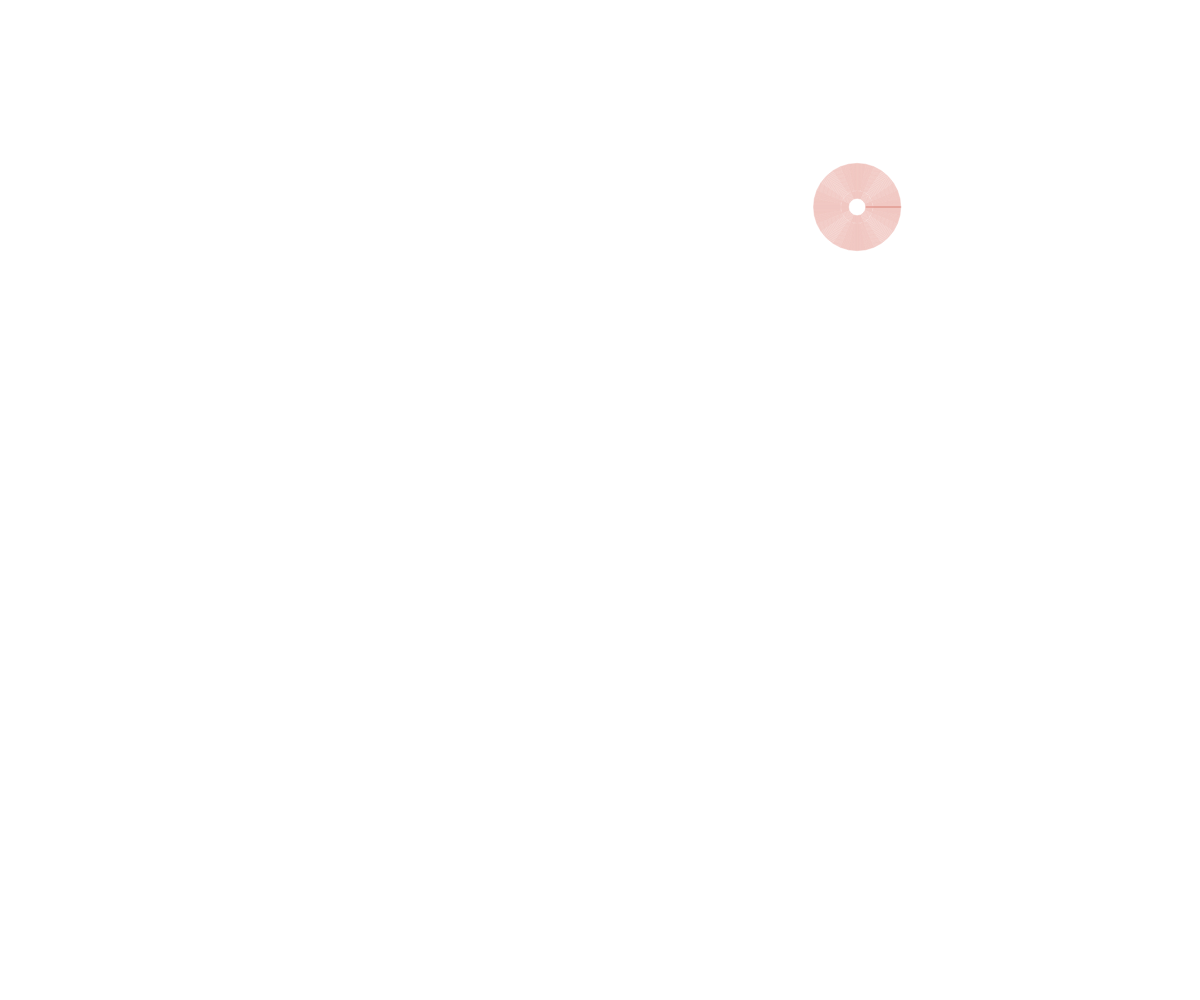
Frame 1 (no input)
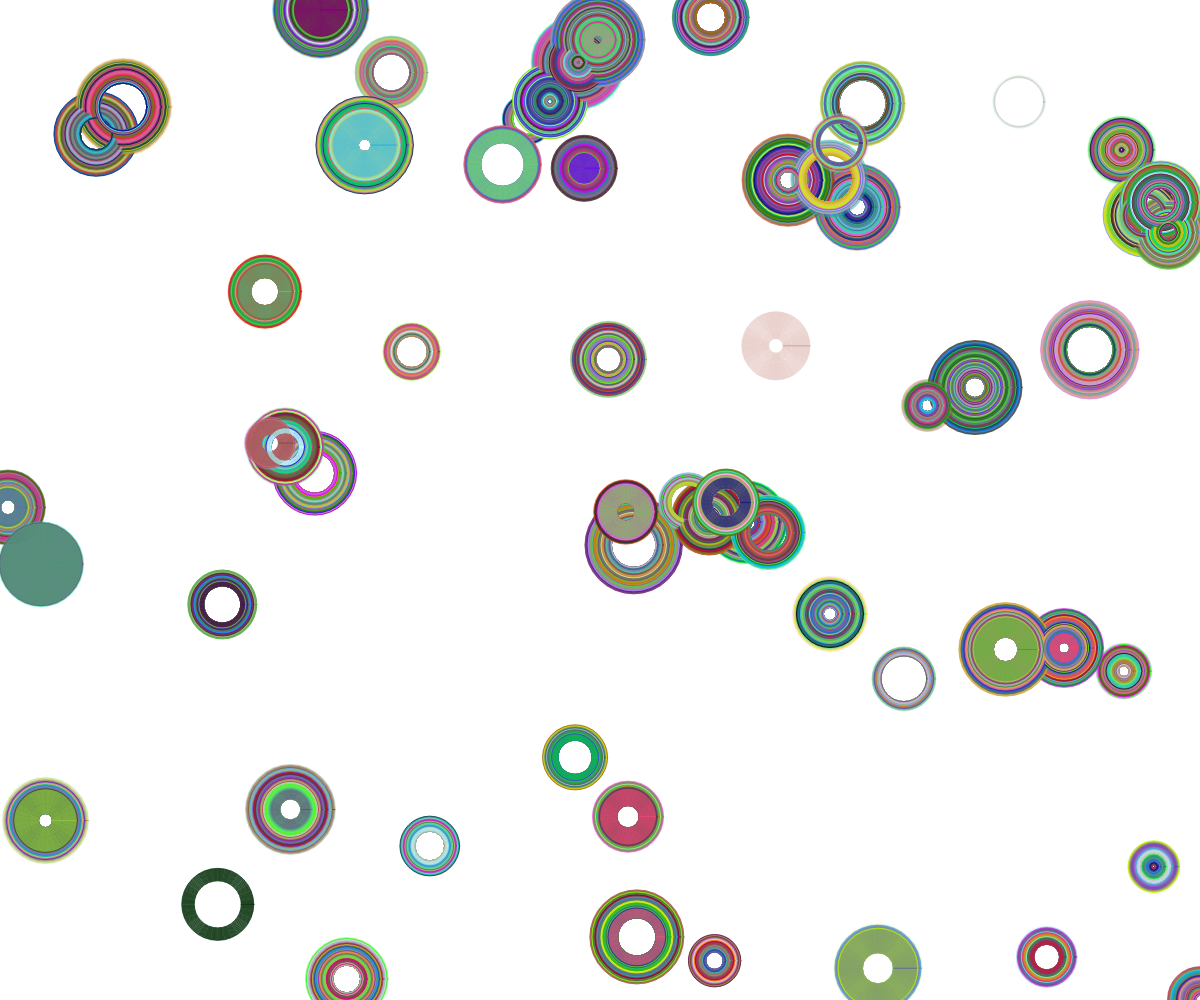
Frame 60 (no input)
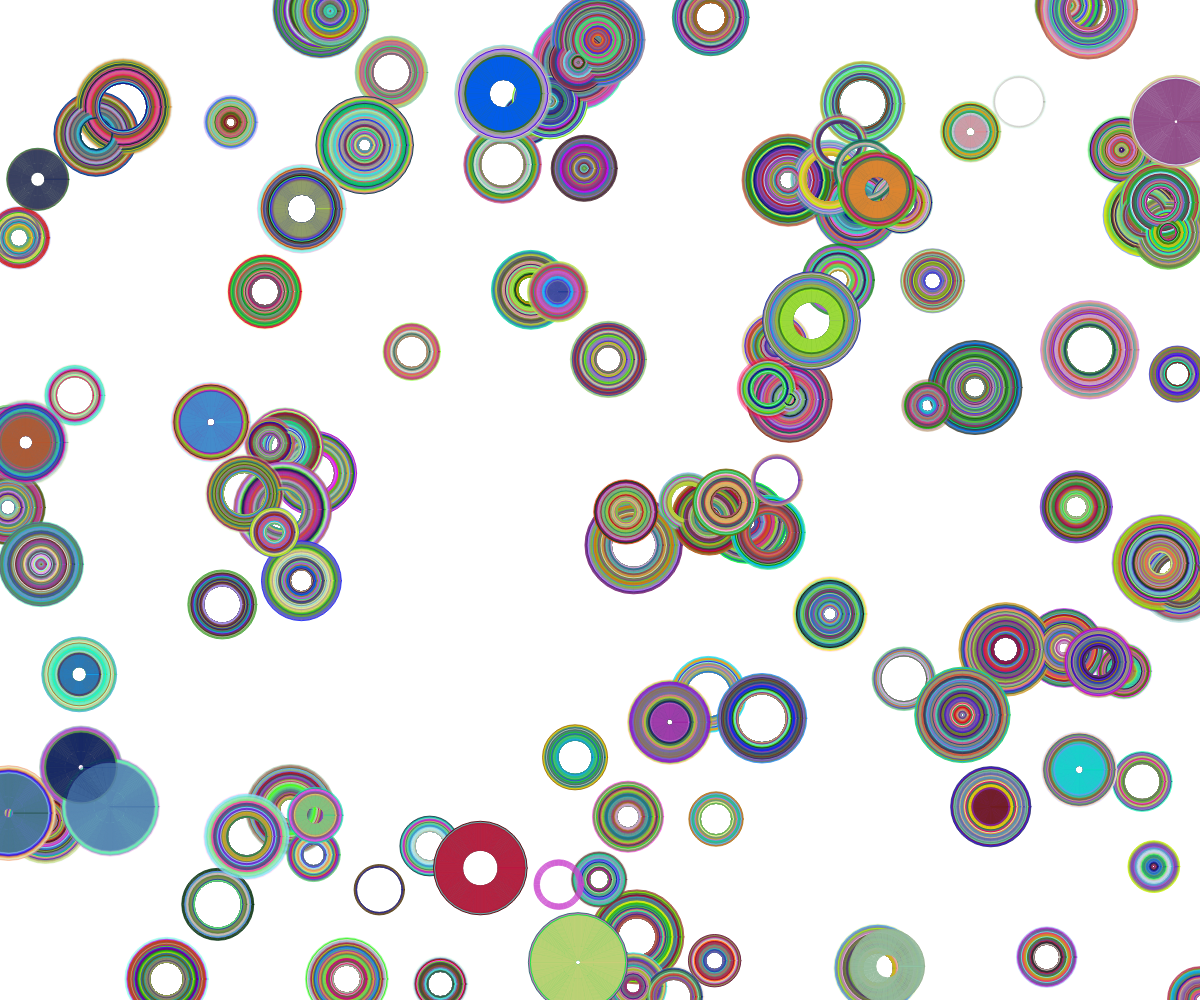
Frame 120 (the mouse pressed at the canvas centre since frame 60)

The p5.js sketch that drew these frames (run headless with seeded random() and noise() and a simulated clock; from frame 60 on, the mouse is pressed at the canvas centre):

// p5.js sketch
// ── sketch.js
//array of objects
var rings = [];

//number of objects to be created
var number = 20;

function setup() {
  createCanvas(windowWidth, windowHeight);
  background(255);

}

function draw() {
drawRings();
}



function drawRings() {

  this.centerX = random(width);
  this.centerY = random(height);

  this.newcenterX = lerp(this.centerX, mouseX, 0.1);
  this.newcenterY = lerp(this.centerY, mouseY, 0.1);


    //random center and external and internal diameters
    var newRing = new Ring(this.centerX, this.centerY, random(50, 100), random(0, 50));

    rings.push(newRing);

    for (var i =0; i < rings.length; i++){
   
    rings[i].display();
    rings[i].update();
    }


}


function Ring(x, y, external_radius, internal_radius) {
  this.x = x;
  this.y = y;
  this.external_radius = external_radius;
  this.internal_radius = internal_radius;
  this.opacity = 255;
  this.opacity = this.opacity - 1;



  this.display = function() {

    push();

    noFill();
    stroke(random(255), random(255), random(255), random(255));

    for (var i = this.internal_radius; i < this.external_radius; i++) {
      ellipse(this.x, this.y, i, i);
    }
    pop();


  }

  this.update = function() {
    this.opacity = this.opacity - 1;
    this.external_radius = this.external_radius - 2;
    // this.newcenterX = lerp(this.centerX, mouseX, 0.1);
    // this.newcenterY = lerp(this.centerY, mouseY, 0.1);
    if (this.external_radius <= this.internal_radius){
      this.external_radius = this.internal_radius;
    }
  }

}
// ── main.js
var circle;

function setup() {
  createCanvas(windowWidth,windowHeight);
  noStroke();


//instantiate the object with its color and size
  

}




function draw() {
  background(100);
  
  // draw the object and allow it's center 
  circle.x = lerp(circle.x, mouseX, 0.1);
  circle.y = lerp(circle.y, mouseY, 0.1);
  
  // draw circle
  fill(255, 0, 0);
  ellipse(circle.x, circle.y, circle.dia, circle.dia);

}
